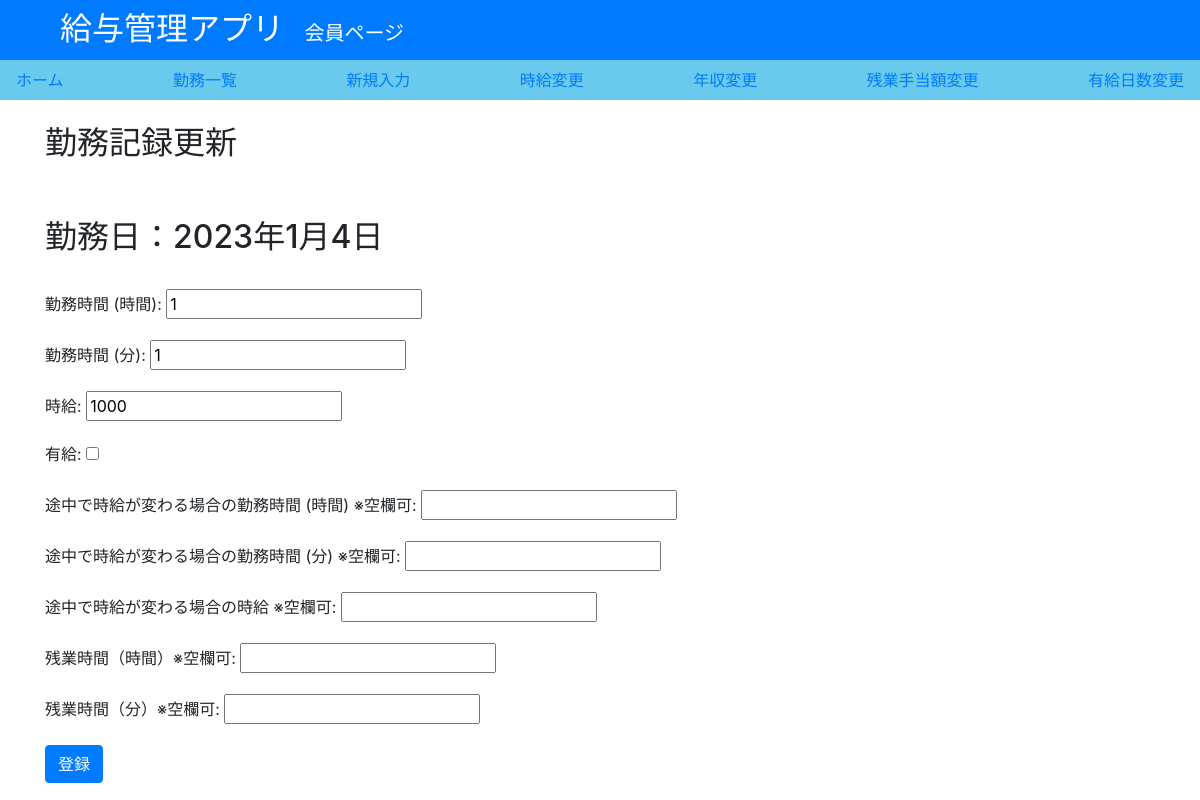
The app's page /update/1/ with its own data.
### salary/models.py (models this page shows, shortened)
class Work(models.Model):
    class meta:
        verbose_name = "勤務"
        constraints = [
            models.UniqueConstraint(
                fields=["Worked_date", "user",],
                name="work_unique"
            )
        ]
    Worked_date = models.DateField(
        default = timezone.now,
        verbose_name="勤務日",
    )
    Worktime_h = models.PositiveIntegerField(
        verbose_name="勤務時間 (時間)",
    )
    Worktime_m = models.PositiveIntegerField(
        default = 0,
        verbose_name="勤務時間 (分)",
    )
    wage = models.PositiveIntegerField(
        verbose_name = "時給",
    )
    Worktime_h_2 = models.PositiveIntegerField(
        blank = True,
        null = True,
        verbose_name="途中で時給が変わる場合の勤務時間 (時間) ※空欄可",
    )
    Worktime_m_2 = models.PositiveIntegerField(
        blank = True,
        null = True,
        default = 0,
        verbose_name="途中で時給が変わる場合の勤務時間 (分) ※空欄可",
    )
    wage_2 = models.PositiveIntegerField(
        blank = True,
        null = True,
        verbose_name = "途中で時給が変わる場合の時給 ※空欄可",
    )
    total_wage = models.PositiveIntegerField(
        editable=False,
        verbose_name = "日給",
    )
    yukyu = models.BooleanField(
        verbose_name = "有給",
    )
    zangyo_h = models.PositiveIntegerField(
        blank = True,
        null = True,
        verbose_name = "残業時間（時間）※空欄可",
    )
    zangyo_m = models.PositiveIntegerField(
        blank = True,
        null = True,
        verbose_name = "残業時間（分）※空欄可",
    )
    user = models.ForeignKey(
        get_user_model(),
        verbose_name='ログインユーザー',
        on_delete=models.CASCADE,
    )

### salary/views.py (the view)
# urls.py: path('update/<pk>/', views.Updatework.as_view(), name="update"),
class Updatework(UpdateView):
    model = Work
    template_name = "salary/work_update_form.html"
    fields = ["Worktime_h","Worktime_m","wage","yukyu","Worktime_h_2","Worktime_m_2","wage_2","zangyo_h","zangyo_m"]
    success_url = reverse_lazy('list')
    def get_context_data(self, **kwargs):
        context = super().get_context_data(**kwargs)
        work = Work.objects.get(id=self.kwargs['pk']) # pkを指定してデータを絞り込む
        extra = {"work":work}
        context.update(extra)
        return context

### salary/templates/salary/work_update_form.html (shortened to what this page needs)
{% extends "salary/base2.html" %}
{% block main %}
<h2>勤務記録更新</h2>
<br><br>
<form method="post">
    <h2>勤務日：{{work.Worked_date}}</h2><br>
    {{form.as_p}}
    <input type="submit" value="登録" class="btn btn-primary" />
</form>
{% endblock %}

### records on screen
Work: Worked_date "2023年1月4日", Worktime_h "1", Worktime_m "1", wage "1000"
